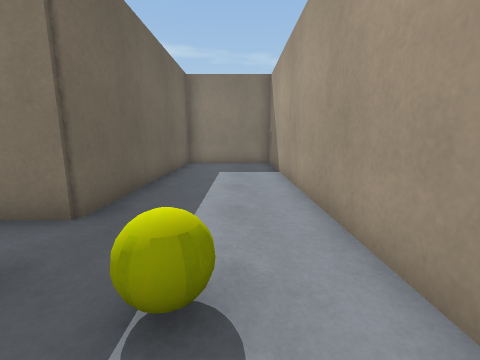
View 1 (above)

16 first-person views from a walk through a scene from a Unity 3-D project. The camera is 1.2 m above the floor, tilts 10° down and sees 90° across. The floor is counted in squares, 1 m on a side. Each view is taken from the middle of a square. On the plan, view 1 faces up. The plan holds only what a view shows up to about 12 squares ahead; the rest is blank. The player character is not drawn. Some animated figures are left out. Surface patterns are stand-ins for the level's own textures.

View 2
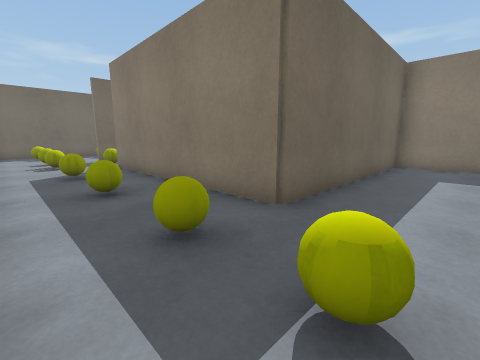

View 3
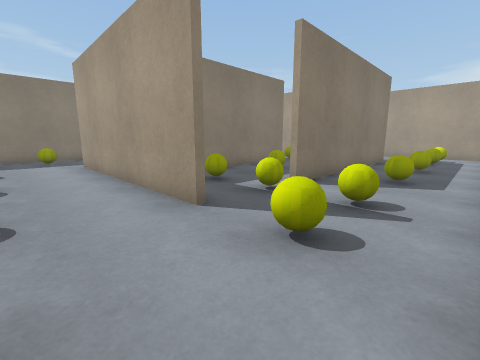

View 4
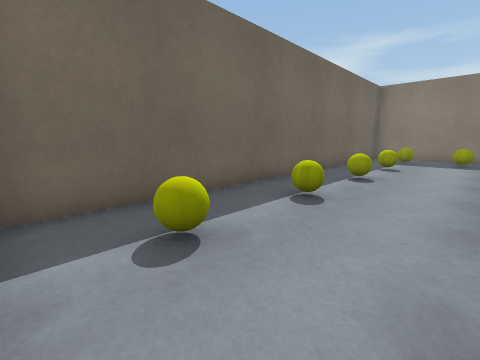

View 5
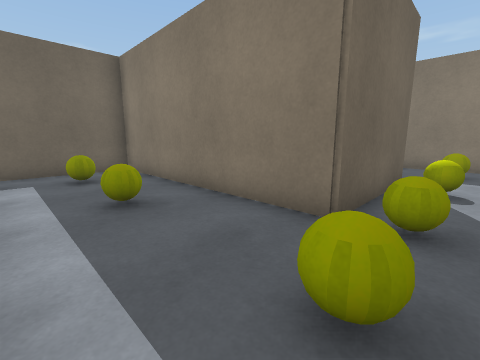

View 6
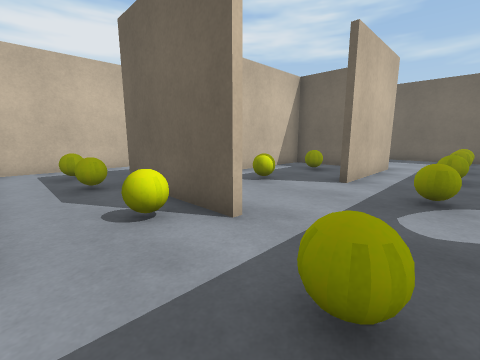

View 7
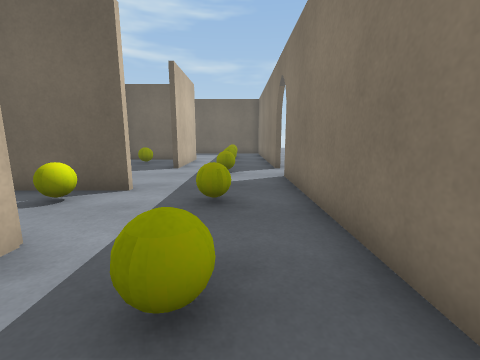

View 8
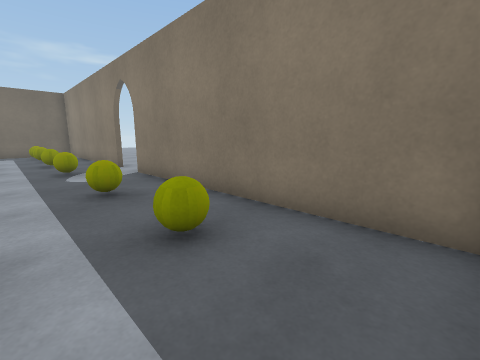

View 9
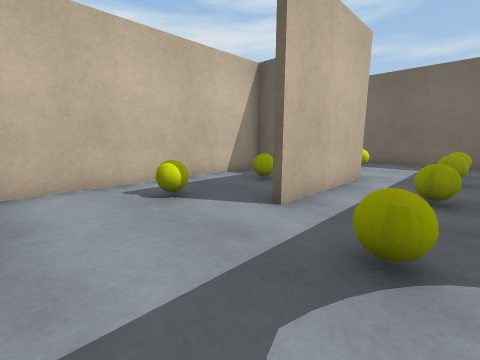

View 10
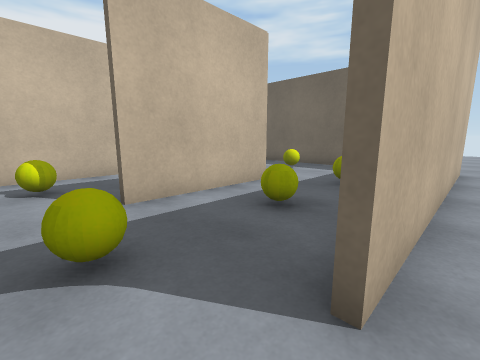

View 11
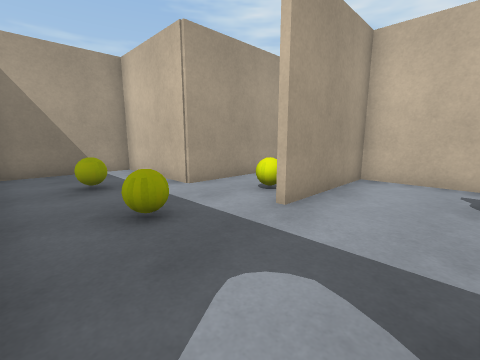

View 12
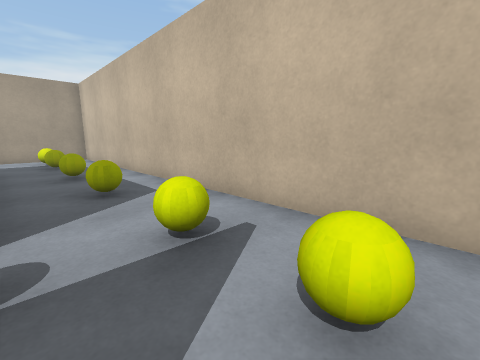

View 13
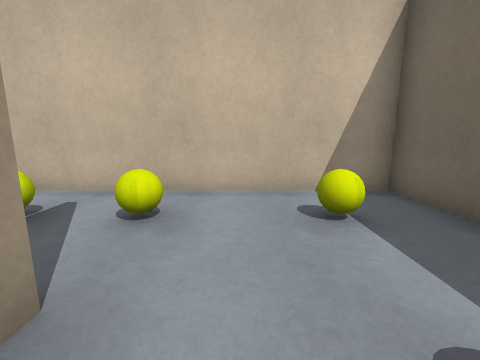

View 14
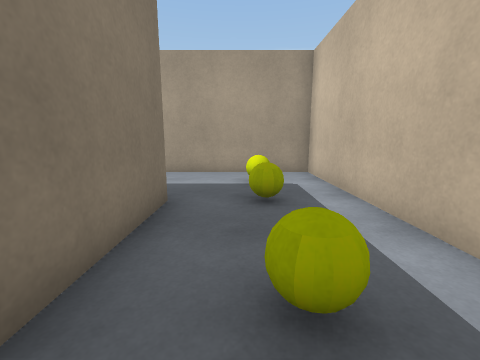

View 15
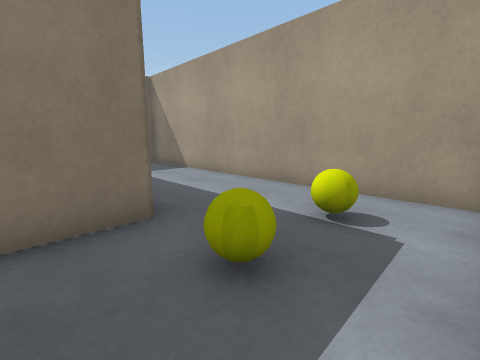

View 16
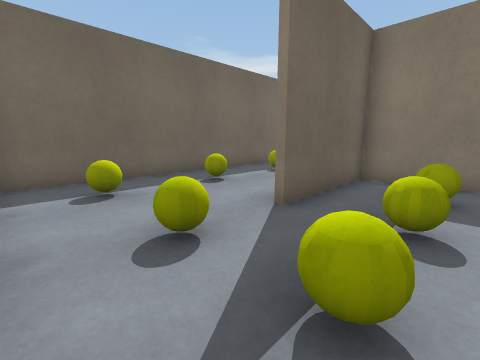

### Floor plan
Points are (right, up) in squares from view 1. A wall is a line through its corners. A room is listed if a view was taken in it or the views show most of it. See-through windows are left out.
Room 1 (views 1, 2, 3, 4, 5, 6, 7, 8, 9, 11, 12, 13, 14, 15, 16)
walls: (-5.4, 11.5) (-5.4, 7.4) (-13.5, 7.4); (-6.9, 3.6) (-3, 3.6); (-2.6, 7.5) (-2.6, 11.6) (1.4, 11.6) (1.4, 15); (-13.5, 7.6) (-5.6, 7.6) (-5.6, 11.5); (-13.4, 9.9) (-13.4, 3.5); (-13.6, 3.4) (-13.6, 11.6) (-9.5, 11.6); (-9.4, 15.4) (-16, 15.4); (1.1, 15.4) (-7.6, 15.4); (-18.4, 14.1) (-18.4, -0.4) (1.4, -0.4) (1.4, 11.4) (-2.4, 11.4) (-2.4, 3.4) (-10.5, 3.4)
ways out: opening at (-8.5, 15) to room 2
objects: ball (-16, 1); ball (-16, 4); ball (-16, 7); ball (-16, 10); ball (-16, 13); ball (-14, 13); ball (-13, 1); ball (-11, 1); ball (-11, 3); ball (-11, 5); ball (-11, 9); ball (-11, 13); ball (-8, 1); ball (-8, 5); ball (-8, 9); ball (-8, 13); ball (-5, 1); ball (-4, 5); ball (-4, 7); ball (-4, 10); ball (-4, 13); ball (-2, 1); ball (-1, 13); ball (0, 1)
Room 2 (view 10)
walls: (-18.5, 15.6) (-9.4, 15.6)
ways out: opening at (-8.5, 15) to room 1

Where each view was taken, in squares from view 1:
view 1: 0 up, 0 right, facing up
view 2: 0 up, 0 right, facing up-left
view 3: 0 up, 16 left, facing up-right
view 4: 0 up, 14 left, facing up-left
view 5: 4 up, 4 left, facing up-left
view 6: 14 up, 3 left, facing down-left
view 7: 14 up, 0 right, facing left
view 8: 12 up, 1 right, facing up-left
view 9: 14 up, 6 left, facing down-left
view 10: 16 up, 8 left, facing down-left
view 11: 15 up, 8 left, facing down-right
view 12: 3 up, 14 left, facing down-right
view 13: 5 up, 15 left, facing down
view 14: 2 up, 7 left, facing right
view 15: 0 up, 4 left, facing up-right
view 16: 0 up, 11 left, facing up-left
